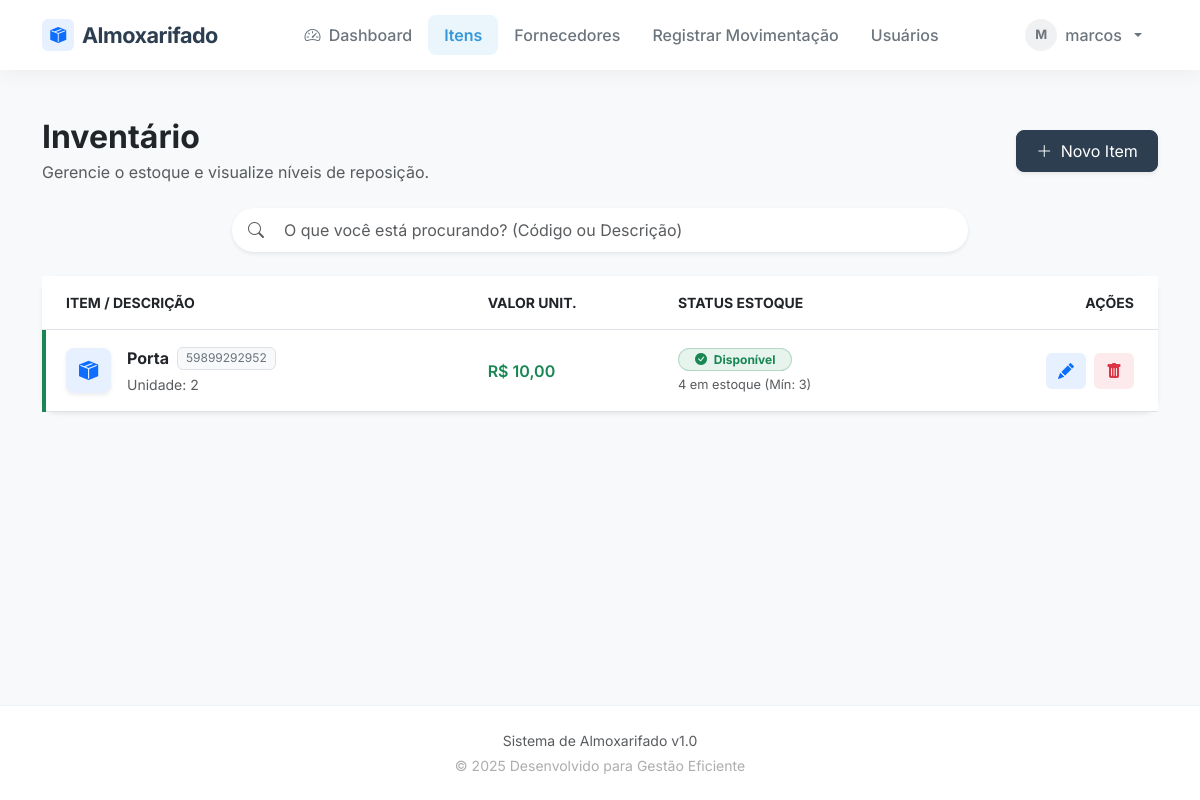
Page /itens/ (signed in) on the earlier database version.
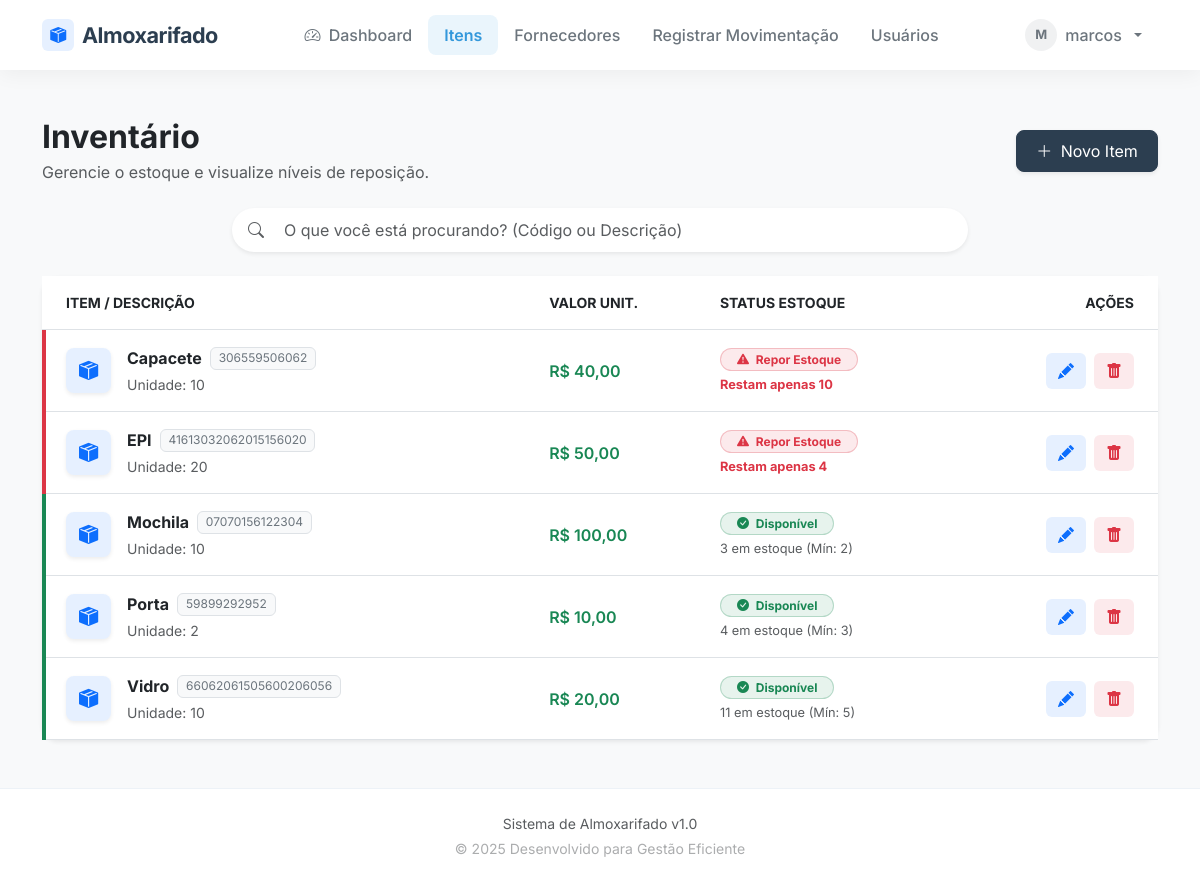
Same page on the later database version.
### estoque/models.py (models this page shows, shortened)
class Item(models.Model):
    codigo = models.CharField(max_length=20, unique=True)
    descricao = models.CharField(max_length=150)
    unidade_medida = models.CharField(max_length=20)
    valor_unitario = models.DecimalField(max_digits=10, decimal_places=2)
    fornecedor = models.ForeignKey(Fornecedor, on_delete=models.SET_NULL, null=True, blank=True)
    estoque_minimo = models.IntegerField(default=0)
    estoque_maximo = models.IntegerField(default=0)
    quantidade_atual = models.IntegerField(default=0)

### estoque/views.py (the view)
# urls.py: path('itens/', views.index, name='index'),
@login_required
def index(request):
    items = Item.objects.all().order_by('descricao')
    paginator = Paginator(items, 20)
    page = request.GET.get('page')
    items = paginator.get_page(page)
    return render(request, 'estoque/item_list.html', {'items': items})

### templates/estoque/item_list.html (shortened to what this page needs)
{% extends 'base.html' %}
{% block content %}
<div class="row mb-4 align-items-center">
  <div class="col-md-6">
    <h2 class="fw-bold text-dark mb-1">Inventário</h2>
    <p class="text-muted mb-0">Gerencie o estoque e visualize níveis de reposição.</p>
  </div>
  <div class="col-md-6 text-md-end mt-3 mt-md-0">
    {% if perms.estoque.add_item %}
      <a class="btn btn-primary shadow-sm" href="{% url 'item_create' %}">
        <i class="bi bi-plus-lg me-1"></i> Novo Item
      </a>
    {% endif %}
  </div>
</div>
<div class="row mb-4">
  <div class="col-lg-8 mx-auto">
    <div class="card border-0 shadow-sm rounded-pill overflow-hidden">
      <div class="card-body p-1 ps-3 d-flex align-items-center">
        <i class="bi bi-search text-muted me-2"></i>
        <input type="text" class="form-control border-0 shadow-none"
               name="q"
               placeholder="O que você está procurando? (Código ou Descrição)"
               hx-get="{% url 'buscar_item' %}"
               hx-trigger="keyup changed delay:500ms"
               hx-target="#results-table"
               hx-indicator=".htmx-indicator"
               autocomplete="off">
      </div>
    </div>
  </div>
</div>
<div class="card border-0 shadow-sm rounded-4">
  <div class="card-body p-0">
    <div class="table-responsive">
      <table class="table align-middle table-hover mb-0" style="border-collapse: separate; border-spacing: 0;">
        <thead class="bg-light">
          <tr class="text-secondary text-uppercase small fw-bold">
            <th class="ps-4 py-3 border-bottom">Item / Descrição</th>
            <th class="py-3 border-bottom">Valor Unit.</th> <th class="py-3 border-bottom">Status Estoque</th>
            <th class="text-end pe-4 py-3 border-bottom">Ações</th>
          </tr>
        </thead>
        <tbody id="results-table">
          {% include 'estoque/partials/tabela_itens.html' %}
        </tbody>
      </table>
    </div>
  </div>
</div>
{% endblock %}

### templates/estoque/partials/tabela_itens.html (shortened to what this page needs)
{% load l10n %}
{% for item in items %}
<tr class="bg-white position-relative">
  <td class="ps-4 py-3">
    {% if item.quantidade_atual <= item.estoque_minimo %}
      <div class="position-absolute top-0 bottom-0 start-0 bg-danger" style="width: 4px;"></div>
    {% else %}
      <div class="position-absolute top-0 bottom-0 start-0 bg-success" style="width: 4px;"></div>
    {% endif %}
    <div class="d-flex align-items-center">
      <div class="rounded-3 bg-primary bg-opacity-10 text-primary d-flex align-items-center justify-content-center me-3 shadow-sm" style="width: 45px; height: 45px; font-size: 1.2rem;">
        <i class="bi bi-box-seam-fill"></i>
      </div>
      <div>
        <div class="fw-bold text-dark mb-0 d-flex align-items-center gap-2">
          <a href="{% url 'item_detail' item.pk %}" class="text-decoration-none text-dark stretched-link">
            {{ item.descricao }}
          </a>
          <span class="badge bg-light text-secondary border fw-normal">{{ item.codigo }}</span>
        </div>
        <small class="text-muted d-block mt-1">
          Unidade: {{ item.unidade_medida }}
        </small>
      </div>
    </div>
  </td>
  <td class="fw-semibold text-success">
    R$ {{ item.valor_unitario|localize }}
  </td>
  <td>
    {% if item.quantidade_atual <= item.estoque_minimo %}
      <div class="d-flex flex-column">
        <span class="badge bg-danger bg-opacity-10 text-danger border border-danger border-opacity-25 rounded-pill px-3 mb-1 align-self-start">
          <i class="bi bi-exclamation-triangle-fill me-1"></i> Repor Estoque
        </span>
        <small class="text-danger fw-bold" style="font-size: 0.8rem;">
          Restam apenas {{ item.quantidade_atual }}
        </small>
      </div>
    {% else %}
      <div class="d-flex flex-column">
        <span class="badge bg-success bg-opacity-10 text-success border border-success border-opacity-25 rounded-pill px-3 mb-1 align-self-start">
          <i class="bi bi-check-circle-fill me-1"></i> Disponível
        </span>
        <small class="text-muted" style="font-size: 0.8rem;">
          {{ item.quantidade_atual }} em estoque (Mín: {{ item.estoque_minimo }})
        </small>
      </div>
    {% endif %}
  </td>
  <td class="text-end pe-4">
    <div class="d-inline-flex gap-2 position-relative" style="z-index: 2;">
      {% if perms.estoque.change_item %}
        <a href="{% url 'item_edit' item.pk %}" class="btn btn-icon btn-light text-primary border-0 bg-primary bg-opacity-10 hover-primary" title="Editar">
          <i class="bi bi-pencil-fill"></i>
        </a>
      {% endif %}
      {% if perms.estoque.delete_item %}
        <button type="button"
                class="btn btn-icon btn-light text-danger border-0 bg-danger bg-opacity-10 hover-danger"
                title="Excluir"
                data-url="{% url 'item_delete' item.pk %}"
                data-nome="{{ item.descricao }}"
                onclick="confirmarExclusao(this.dataset.url, this.dataset.nome)">
          <i class="bi bi-trash-fill"></i>
        </button>
      {% endif %}
    </div>
  </td>
</tr>
{% endfor %}

Differences in the rows shown:
added Item: estoque_minimo 10 (drawn), descricao "Capacete", codigo "306559506062", unidade_medida "10", valor_unitario "40,00", quantidade_atual "10"
added Item: estoque_minimo 4 (drawn), descricao "EPI", codigo "41613032062015156020", unidade_medida "20", valor_unitario "50,00", quantidade_atual "4"
added Item: descricao "Mochila", codigo "07070156122304", unidade_medida "10", valor_unitario "100,00", quantidade_atual "3", estoque_minimo "2"
added Item: descricao "Vidro", codigo "66062061505600206056", unidade_medida "10", valor_unitario "20,00", quantidade_atual "11", estoque_minimo "5"
